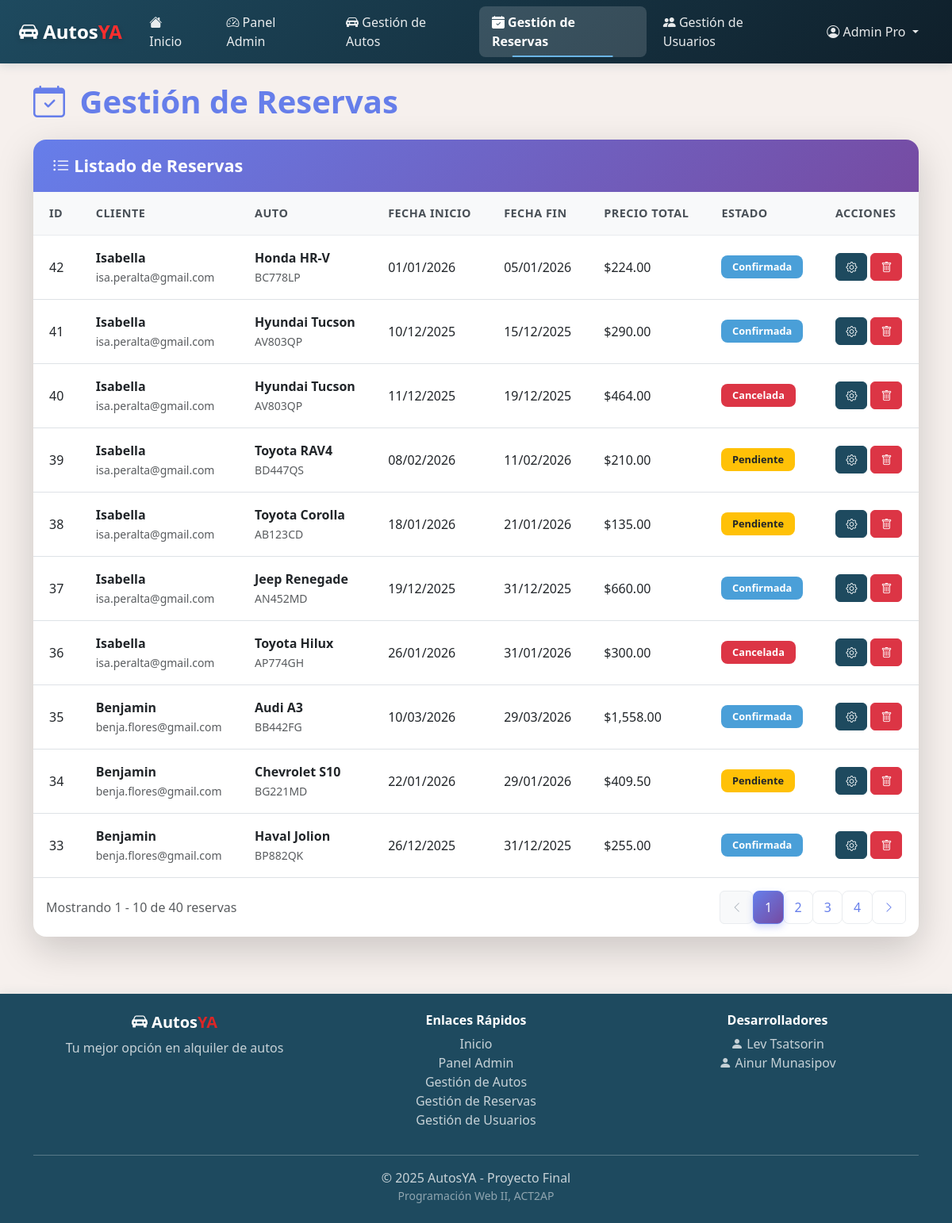
The page /admin/gestion_reservas.php (signed in) on the database its author committed.
### tables this page shows
CREATE TABLE IF NOT EXISTS `reservas` (
  `id_reserva` INT(11) NOT NULL AUTO_INCREMENT,
  `fk_usuario` INT(11) NOT NULL,
  `fk_auto` INT(11) NOT NULL,
  `fecha_inicio` DATE NOT NULL,
  `fecha_fin` DATE NOT NULL,
  `estado` VARCHAR(20) NOT NULL DEFAULT 'pendiente',
  `precio_total` DECIMAL(10,2) NULL,
  `created_at` TIMESTAMP DEFAULT CURRENT_TIMESTAMP,
  PRIMARY KEY (`id_reserva`),
  CONSTRAINT `fk_reservas_usuario` FOREIGN KEY (`fk_usuario`) REFERENCES `usuarios`(`id_usuario`) ON DELETE CASCADE,
  CONSTRAINT `fk_reservas_auto` FOREIGN KEY (`fk_auto`) REFERENCES `autos`(`id_auto`) ON DELETE CASCADE);

CREATE TABLE IF NOT EXISTS `usuarios` (
  `id_usuario` INT(11) NOT NULL AUTO_INCREMENT,
  `nombre` VARCHAR(45) NULL DEFAULT NULL,
  `correo` VARCHAR(100) NOT NULL,
  `clave` VARCHAR(255) NOT NULL,
  `fk_rol` INT(11) NOT NULL,
  `created_at` TIMESTAMP DEFAULT CURRENT_TIMESTAMP,
  PRIMARY KEY (`id_usuario`),
  CONSTRAINT `fk_usuarios_rol` FOREIGN KEY (`fk_rol`) REFERENCES `roles`(`id_rol`));

CREATE TABLE IF NOT EXISTS `autos` (
  `id_auto` INT(11) NOT NULL AUTO_INCREMENT,
  `marca` VARCHAR(45) NOT NULL,
  `modelo` VARCHAR(45) NOT NULL,
  `anio` INT(11) NOT NULL,
  `patente` VARCHAR(15) NOT NULL,
  `precio_por_dia` DECIMAL(10,2) NOT NULL,
  `estado` VARCHAR(20) NOT NULL DEFAULT 'disponible',
  `imagen` VARCHAR(100) NULL DEFAULT NULL,
  `created_at` TIMESTAMP DEFAULT CURRENT_TIMESTAMP,
  PRIMARY KEY (`id_auto`));

### admin/gestion_reservas.php (the view, shortened to what this page needs)
<?php
include_once("../components/header.php");
?>
<link rel="stylesheet" href="/AutosYA/css/admin.css">
<div class="container my-4">
    <div class="row">
        <div class="col-12">
            <h1 class="admin-page-title mb-4">
                <i class="bi bi-calendar-check"></i> Gestión de Reservas
            </h1>
        </div>
    </div>
    <div class="row">
        <div class="col-12">
            <div class="card shadow-lg admin-table-card">
                <div class="card-header d-flex justify-content-between align-items-center flex-wrap gap-3">
                    <h4 class="mb-0">
                        <i class="bi bi-list-ul"></i> Listado de Reservas
                    </h4>
                </div>
                <div class="card-body">
                    <div class="table-responsive">
                        <table class="table table-hover">
                            <thead>
                                <tr>
                                    <th>ID</th>
                                    <th>Cliente</th>
                                    <th>Auto</th>
                                    <th>Fecha Inicio</th>
                                    <th>Fecha Fin</th>
                                    <th>Precio Total</th>
                                    <th>Estado</th>
                                    <th>Acciones</th>
                                </tr>
                            </thead>
                            <tbody>
                                <?php
                                $registros_por_pagina = 10;
                                $pagina_actual = isset($_GET['pagina']) ? (int)$_GET['pagina'] : 1;
                                $offset = ($pagina_actual - 1) * $registros_por_pagina;
                                $stmt_count = $con->prepare("SELECT COUNT(*) as total FROM reservas");
                                $stmt_count->execute();
                                $result_count = $stmt_count->get_result();
                                $total_reservas = $result_count->fetch_assoc()['total'];
                                $total_paginas = ceil($total_reservas / $registros_por_pagina);
                                $query = "SELECT r.*,
                                           u.nombre as cliente_nombre,
                                           u.correo as cliente_email,
                                           a.marca,
                                           a.modelo,
                                           a.patente
                                    FROM reservas r
                                    INNER JOIN usuarios u ON r.fk_usuario = u.id_usuario
                                    INNER JOIN autos a ON r.fk_auto = a.id_auto
                                    ORDER BY r.id_reserva DESC
                                    LIMIT ? OFFSET ?";
                                $stmt = $con->prepare($query);
                                $stmt->bind_param("ii", $registros_por_pagina, $offset);
                                if (!$stmt->execute()) {
                                    echo "<tr><td colspan='8' class='text-center bg-danger text-white'>ERROR: {$stmt->error}</td></tr>";
                                    die();
                                }
                                $resultado = $stmt->get_result();
                                if ($resultado->num_rows > 0) {
                                    while ($fila = $resultado->fetch_assoc()) {
                                        $badge_class = match ($fila['estado']) {
                                            'confirmada' => 'bg-success',
                                            'pendiente' => 'bg-warning text-dark',
                                            'completada' => 'bg-info',
                                            'cancelada' => 'bg-danger',
                                            default => 'bg-secondary'
                                        };
                                        $precio = $fila['precio_total'] ? '$' . number_format($fila['precio_total'], 2) : '-';
                                        echo '<tr>
                                            <td>' . $fila['id_reserva'] . '</td>
                                            <td>
                                                <strong>' . htmlspecialchars($fila['cliente_nombre']) . '</strong><br>
                                                <small class="text-muted">' . htmlspecialchars($fila['cliente_email']) . '</small>
                                            </td>
                                            <td>
                                                <strong>' . htmlspecialchars($fila['marca']) . ' ' . htmlspecialchars($fila['modelo']) . '</strong><br>
                                                <small class="text-muted">' . htmlspecialchars($fila['patente']) . '</small>
                                            </td>
                                            <td>' . date('d/m/Y', strtotime($fila['fecha_inicio'])) . '</td>
                                            <td>' . date('d/m/Y', strtotime($fila['fecha_fin'])) . '</td>
                                            <td>' . $precio . '</td>
                                            <td><span class="badge ' . $badge_class . '">' . ucfirst($fila['estado']) . '</span></td>
                                            <td class="text-center">
                                                <div class="d-flex gap-1 justify-content-center">';
                                        echo '<button type="button"
                                                   class="btn btn-sm btn-primary"
                                                   data-bs-toggle="modal"
                                                   data-bs-target="#gestionarReservaModal' . $fila['id_reserva'] . '"
                                                   title="Gestionar">
                                                    <i class="bi bi-gear"></i>
                                                </button>
                                                <button type="button"
                                                   class="btn btn-sm btn-danger"
                                                   data-bs-toggle="modal"
                                                   data-bs-target="#eliminarReservaModal' . $fila['id_reserva'] . '"
                                                   title="Eliminar">
                                                    <i class="bi bi-trash"></i>
                                                </button>
                                            </div>
                                            </td>
                                          </tr>';
                                    }
                                } else {
                                    echo '<tr><td colspan="8" class="text-center text-muted">No hay reservas registradas</td></tr>';
                                }
                                ?>
                            </tbody>
                        </table>
                    </div>
                    <?php if ($total_paginas > 1): ?>
                        <div class="d-flex justify-content-between align-items-center mt-3 px-3 pb-3">
                            <div class="text-muted">
                                Mostrando <?php echo min($offset + 1, $total_reservas); ?> - <?php echo min($offset + $registros_por_pagina, $total_reservas); ?> de <?php echo $total_reservas; ?> reservas
                            </div>
                            <nav aria-label="Paginación">
                                <ul class="pagination mb-0">
                                    <li class="page-item <?php echo $pagina_actual <= 1 ? 'disabled' : ''; ?>">
                                        <a class="page-link" href="?pagina=<?php echo $pagina_actual - 1; ?>">
                                            <i class="bi bi-chevron-left"></i>
                                        </a>
                                    </li>
                                    <?php
                                    $rango = 2;
                                    for ($i = 1; $i <= $total_paginas; $i++) {
                                        if ($i == 1 || $i == $total_paginas || ($i >= $pagina_actual - $rango && $i <= $pagina_actual + $rango)) {
                                            $active = $i == $pagina_actual ? 'active' : '';
                                            echo '<li class="page-item ' . $active . '">
                                            <a class="page-link" href="?pagina=' . $i . '">' . $i . '</a>
                                          </li>';
                                        } elseif ($i == $pagina_actual - $rango - 1 || $i == $pagina_actual + $rango + 1) {
                                            echo '<li class="page-item disabled"><span class="page-link">...</span></li>';
                                        }
                                    }
                                    ?>
                                    <li class="page-item <?php echo $pagina_actual >= $total_paginas ? 'disabled' : ''; ?>">
                                        <a class="page-link" href="?pagina=<?php echo $pagina_actual + 1; ?>">
                                            <i class="bi bi-chevron-right"></i>
                                        </a>
                                    </li>
                                </ul>
                            </nav>
                        </div>
                    <?php endif; ?>
                </div>
            </div>
        </div>
    </div>
</div>
<?php include_once("../components/footer.php"); ?>

### css/estilos.css (style rules this page uses)
:root { --yale-blue: #1e4a5f; --yale-blue-dark: #163849; --yale-blue-hero: #2563a8; --rosy-taupe: #dc2626; --steel-blue: #4a9fd8; --steel-blue-light: #6bb5e6; --parchment: #f6f0ed; --khaki-beige: #bbb193; --khaki-beige-light: #c9c6a8; }
body { min-height: 100vh; display: flex; flex-direction: column; background-color: var(--parchment); color: var(--yale-blue); }
.card { transition: all 0.3s ease; border: 1px solid rgba(40, 83, 107, 0.1); border-radius: 16px; overflow: hidden; background: white; }
.shadow-lg { box-shadow: 0 1rem 3rem rgba(0, 0, 0, 0.175) !important; }
.card-body { padding: 1.5rem; }
.badge { padding: 0.5rem 1rem; font-weight: 600; border-radius: 8px; }
.badge.bg-success { background: var(--steel-blue) !important; }
.btn-primary { background: var(--yale-blue); border-color: var(--yale-blue); }
.card { animation: fadeIn 0.5s ease-in-out; }
.table-hover tbody tr { transition: background-color 0.2s; }
html { scroll-behavior: smooth; }
.badge.bg-danger { background: #dc3545 !important; }
a { transition: color 0.2s ease; text-decoration: none; }

### css/admin.css (style rules this page uses)
.admin-table-card { border: none !important; }
.card.shadow-lg { border: none !important; }
.admin-table-card .card-header { background: linear-gradient(135deg, #667eea 0%, #764ba2 100%); color: white; border: none; padding: 1.25rem 1.5rem; display: flex; justify-content: space-between; align-items: center; }
.admin-table-card .card-header h4 { font-size: 1.35rem; font-weight: 600; margin: 0; flex-shrink: 0; }
.admin-table-card .card-body { padding: 0; }
.admin-table-card .table { margin-bottom: 0; }
.admin-table-card thead th { background-color: #f8f9fa; color: #495057; font-weight: 600; border: none; padding: 1rem 1.25rem; font-size: 0.9rem; text-transform: uppercase; letter-spacing: 0.5px; }
.admin-table-card tbody td { padding: 1rem 1.25rem; vertical-align: middle; border-top: 1px solid #e9ecef; }
.admin-table-card .badge { padding: 0.5rem 0.85rem; font-weight: 600; font-size: 0.8rem; }
.admin-table-card .btn-sm { padding: 0.4rem 0.75rem; font-size: 0.875rem; border-radius: 6px; transition: all 0.3s ease; }
.admin-page-title { color: #667eea; font-weight: 700; margin-bottom: 1.5rem; }
.admin-page-title i { margin-right: 0.5rem; }
.pagination .page-link { color: #667eea; border: 1px solid #e9ecef; border-radius: 8px; padding: 0.5rem 0.85rem; font-weight: 500; transition: all 0.3s ease; }
.pagination .page-item.active .page-link { background: linear-gradient(135deg, #667eea 0%, #764ba2 100%); border-color: #667eea; color: white; box-shadow: 0 4px 8px rgba(102, 126, 234, 0.3); }
.pagination .page-item.disabled .page-link { color: #adb5bd; background-color: #f8f9fa; border-color: #e9ecef; }
.pagination .page-link i { font-size: 0.875rem; }

### rows shown on the page
reservas: id_reserva "42", fk_usuario.nombre "Isabella", fk_usuario.correo "isa.peralta@gmail.com", fk_auto.marca "Honda", fk_auto.modelo "HR-V", fk_auto.patente "BC778LP", fecha_inicio "01/01/2026", fecha_fin "05/01/2026", precio_total "$224.00", estado "Confirmada"
reservas: id_reserva "41", fk_usuario.nombre "Isabella", fk_usuario.correo "isa.peralta@gmail.com", fk_auto.marca "Hyundai", fk_auto.modelo "Tucson", fk_auto.patente "AV803QP", fecha_inicio "10/12/2025", fecha_fin "15/12/2025", precio_total "$290.00", estado "Confirmada"
reservas: id_reserva "40", fk_usuario.nombre "Isabella", fk_usuario.correo "isa.peralta@gmail.com", fk_auto.marca "Hyundai", fk_auto.modelo "Tucson", fk_auto.patente "AV803QP", fecha_inicio "11/12/2025", fecha_fin "19/12/2025", precio_total "$464.00", estado "Cancelada"
reservas: id_reserva "39", fk_usuario.nombre "Isabella", fk_usuario.correo "isa.peralta@gmail.com", fk_auto.marca "Toyota", fk_auto.modelo "RAV4", fk_auto.patente "BD447QS", fecha_inicio "08/02/2026", fecha_fin "11/02/2026", precio_total "$210.00", estado "Pendiente"
reservas: id_reserva "38", fk_usuario.nombre "Isabella", fk_usuario.correo "isa.peralta@gmail.com", fk_auto.marca "Toyota", fk_auto.modelo "Corolla", fk_auto.patente "AB123CD", fecha_inicio "18/01/2026", fecha_fin "21/01/2026", precio_total "$135.00", estado "Pendiente"
reservas: id_reserva "37", fk_usuario.nombre "Isabella", fk_usuario.correo "isa.peralta@gmail.com", fk_auto.marca "Jeep", fk_auto.modelo "Renegade", fk_auto.patente "AN452MD", fecha_inicio "19/12/2025", fecha_fin "31/12/2025", precio_total "$660.00", estado "Confirmada"
reservas: id_reserva "36", fk_usuario.nombre "Isabella", fk_usuario.correo "isa.peralta@gmail.com", fk_auto.marca "Toyota", fk_auto.modelo "Hilux", fk_auto.patente "AP774GH", fecha_inicio "26/01/2026", fecha_fin "31/01/2026", precio_total "$300.00", estado "Cancelada"
reservas: id_reserva "35", fk_usuario.nombre "Benjamin", fk_usuario.correo "benja.flores@gmail.com", fk_auto.marca "Audi", fk_auto.modelo "A3", fk_auto.patente "BB442FG", fecha_inicio "10/03/2026", fecha_fin "29/03/2026", precio_total "$1,558.00", estado "Confirmada"
reservas: id_reserva "34", fk_usuario.nombre "Benjamin", fk_usuario.correo "benja.flores@gmail.com", fk_auto.marca "Chevrolet", fk_auto.modelo "S10", fk_auto.patente "BG221MD", fecha_inicio "22/01/2026", fecha_fin "29/01/2026", precio_total "$409.50", estado "Pendiente"
reservas: id_reserva "33", fk_usuario.nombre "Benjamin", fk_usuario.correo "benja.flores@gmail.com", fk_auto.marca "Haval", fk_auto.modelo "Jolion", fk_auto.patente "BP882QK", fecha_inicio "26/12/2025", fecha_fin "31/12/2025", precio_total "$255.00", estado "Confirmada"

### other values the page prints
$nombre_usuario "Admin Pro"
min($offset + 1, $total_reservas) "1"
min($offset + $registros_por_pagina, $total_reservas) "10"
$total_reservas "40"
